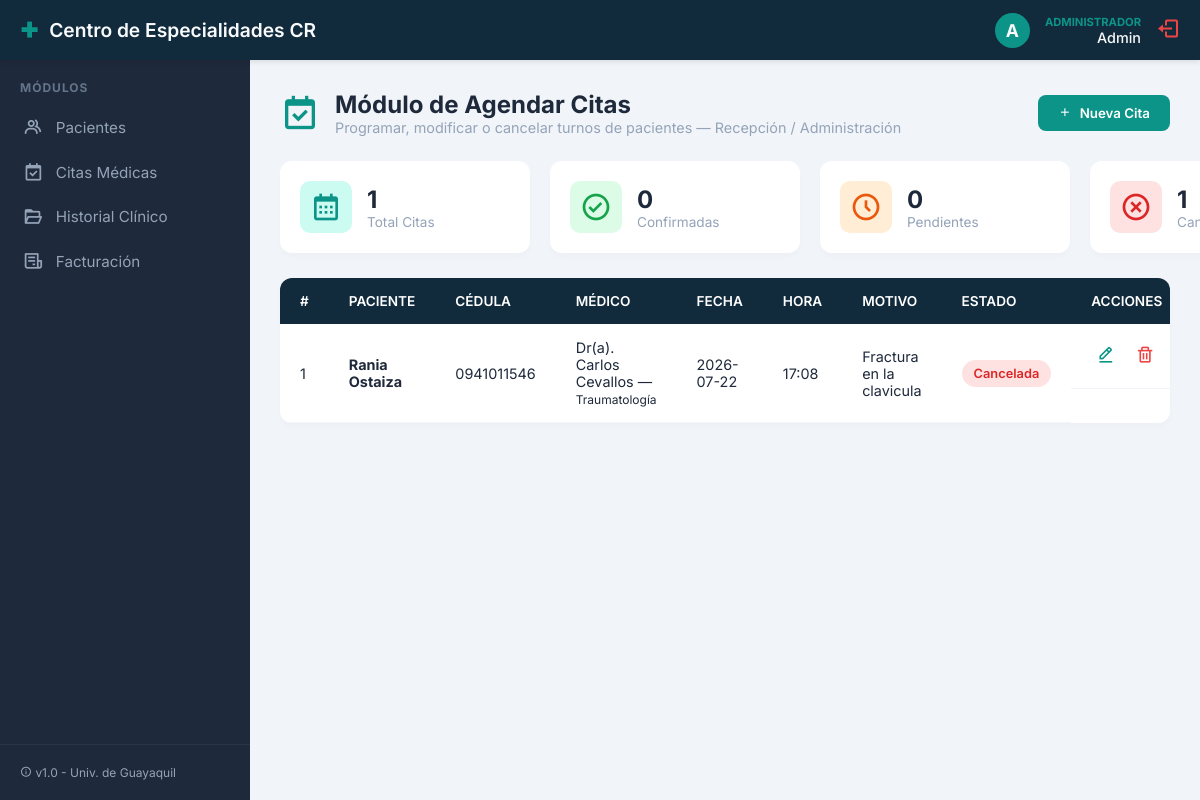
Page /public/index.php?url=citas (signed in) on the committed database.
### tables this page shows
CREATE TABLE `citas_medicas` (
  `id` int(11) NOT NULL,
  `paciente_id` int(11) NOT NULL,
  `medico_id` int(11) NOT NULL,
  `fecha` date NOT NULL,
  `hora` time NOT NULL,
  `motivo` text NOT NULL,
  `registrado_por` int(11) DEFAULT NULL,
  `estado` enum('Pendiente','Confirmada','Atendida','Cancelada') DEFAULT 'Pendiente',
  `created_at` timestamp NOT NULL DEFAULT current_timestamp()
);

CREATE TABLE `pacientes` (
  `id` int(11) NOT NULL,
  `cedula_identidad` varchar(20) NOT NULL,
  `nombre` varchar(100) NOT NULL,
  `apellido` varchar(100) NOT NULL,
  `fecha_nacimiento` date NOT NULL,
  `telefono` varchar(20) NOT NULL,
  `correo` varchar(100) DEFAULT NULL,
  `created_at` timestamp NOT NULL DEFAULT current_timestamp()
);

CREATE TABLE `medicos` (
  `id` int(11) NOT NULL,
  `nombre` varchar(100) NOT NULL,
  `apellido` varchar(100) NOT NULL,
  `especialidad` varchar(100) DEFAULT NULL,
  `telefono` varchar(20) DEFAULT NULL
);

### app/controller/CitaController.php (called while the page is built, shortened)
<?php
require_once '../app/models/Cita.php';
class CitaController {
    public function index() {
        $citas = Cita::listarTodas();
        $estadisticas = Cita::obtenerEstadisticas();
        require_once '../app/views/citas.php';
    }
}

### app/models/Cita.php (called while the page is built, shortened)
<?php
class Cita
{
    public static function listarTodas()
    {
        $db = Database::conectar();
        $sql = "SELECT cm.*,
                       p.nombre as paciente_nombre, p.apellido as paciente_apellido, p.cedula_identidad,
                       m.nombre as medico_nombre, m.apellido as medico_apellido, m.especialidad
                FROM citas_medicas cm
                INNER JOIN pacientes p ON cm.paciente_id = p.id
                INNER JOIN medicos m ON cm.medico_id = m.id
                ORDER BY cm.fecha DESC, cm.hora DESC";
        $stmt = $db->query($sql);
        return $stmt->fetchAll();
    }
    public static function obtenerEstadisticas()
    {
        $db = Database::conectar();
        $sql = "SELECT
                COUNT(*) as total,
                SUM(CASE WHEN estado = 'Confirmada' THEN 1 ELSE 0 END) as confirmadas,
                SUM(CASE WHEN estado = 'Pendiente' THEN 1 ELSE 0 END) as pendientes,
                SUM(CASE WHEN estado = 'Cancelada' THEN 1 ELSE 0 END) as canceladas
                FROM citas_medicas";
        return $db->query($sql)->fetch();
    }
}

### app/views/citas.php (the view, shortened to what this page needs)
<?php require_once 'layouts/header.php'; ?>
<?php require_once 'layouts/sidebar.php'; ?>
<link rel="stylesheet" href="<?= URL_BASE ?>css/pacientes.css">
<link rel="stylesheet" href="<?= URL_BASE ?>css/citas.css">
<div class="page-content">
    <div class="page-header">
        <div class="page-title">
            <i class='bx bx-calendar-check'></i>
            <div>
                <h2>Módulo de Agendar Citas</h2>
                <p>Programar, modificar o cancelar turnos de pacientes — Recepción / Administración</p>
            </div>
        </div>
        <button class="btn-primary" onclick="abrirModal()">
            <i class='bx bx-plus'></i> Nueva Cita
        </button>
    </div>
    <div class="indicator-cards">
        <div class="card-stat">
            <i class='bx bx-calendar' style="color: #0d9488; background: #ccfbf1;"></i>
            <div class="stat-info">
                <h3><?= $estadisticas['total'] ?? 0 ?></h3>
                <p>Total Citas</p>
            </div>
        </div>
        <div class="card-stat">
            <i class='bx bx-check-circle' style="color: #16a34a; background: #dcfce7;"></i>
            <div class="stat-info">
                <h3><?= $estadisticas['confirmadas'] ?? 0 ?></h3>
                <p>Confirmadas</p>
            </div>
        </div>
        <div class="card-stat">
            <i class='bx bx-time-five' style="color: #ea580c; background: #ffedd5;"></i>
            <div class="stat-info">
                <h3><?= $estadisticas['pendientes'] ?? 0 ?></h3>
                <p>Pendientes</p>
            </div>
        </div>
        <div class="card-stat">
            <i class='bx bx-x-circle' style="color: #dc2626; background: #fee2e2;"></i>
            <div class="stat-info">
                <h3><?= $estadisticas['canceladas'] ?? 0 ?></h3>
                <p>Canceladas</p>
            </div>
        </div>
    </div>
    <div class="table-container">
        <table class="data-table">
            <thead>
                <tr>
                    <th>#</th>
                    <th>PACIENTE</th>
                    <th>CÉDULA</th>
                    <th>MÉDICO</th>
                    <th>FECHA</th>
                    <th>HORA</th>
                    <th>MOTIVO</th>
                    <th>ESTADO</th>
                    <th>ACCIONES</th>
                </tr>
            </thead>
            <tbody>
                <?php if (empty($citas)): ?>
                    <tr>
                        <td colspan="9" style="text-align: center;">No hay citas agendadas.</td>
                    </tr>
                <?php else: ?>
                    <?php $contador = 1;
                    foreach ($citas as $c): ?>
                        <tr>
                            <td><?= $contador++ ?></td>
                            <td>
                                <strong><?= $c['paciente_nombre'] . ' ' . $c['paciente_apellido'] ?></strong>
                            </td>
                            <td><?= $c['cedula_identidad'] ?></td>
                            <td>Dr(a). <?= $c['medico_nombre'] . ' ' . $c['medico_apellido'] ?> &mdash; <small><?= $c['especialidad'] ?></small></td>
                            <td><?= $c['fecha'] ?></td>
                            <td><?= substr($c['hora'], 0, 5) ?></td>
                            <td><?= $c['motivo'] ?></td>
                            <td>
                                <span class="badge badge-<?= strtolower($c['estado']) ?>"><?= $c['estado'] ?></span>
                            </td>
                            <td class="actions-cell">
                                <button class="btn-icon edit" onclick='abrirModalEditar(<?= json_encode($c) ?>)' title="Editar">
                                    <i class='bx bx-edit-alt'></i>
                                </button>
                                <button class="btn-icon delete" onclick="confirmarEliminacion(<?= $c['id'] ?>)" title="Eliminar">
                                    <i class='bx bx-trash'></i>
                                </button>
                            </td>
                        </tr>
                    <?php endforeach; ?>
                <?php endif; ?>
            </tbody>
        </table>
    </div>
</div>
<?php require_once 'layouts/footer.php'; ?>

### public/css/global.css (style rules this page uses)
:root { --primary-color: #0d9488; --bg-dark-blue: #112B3C; --bg-sidebar: #1e293b; --bg-body: #f1f5f9; --text-dark: #1e293b; --text-light: #f8fafc; --text-muted: #94a3b8; }
* { margin: 0; padding: 0; box-sizing: border-box; font-family: 'Inter', sans-serif; }
body { background-color: var(--bg-body); color: var(--text-dark); }

### public/css/pacientes.css (style rules this page uses)
.page-content { padding-bottom: 40px; }
.page-header { display: flex; justify-content: space-between; align-items: center; margin-bottom: 25px; }
.page-title { display: flex; align-items: center; gap: 15px; }
.page-title i { font-size: 2.5rem; color: var(--primary-color); }
.page-title h2 { font-size: 1.5rem; color: var(--text-dark); }
.page-title p { color: var(--text-muted); font-size: 0.9rem; }
.btn-primary { background-color: var(--primary-color); color: white; border: none; padding: 10px 20px; border-radius: 8px; cursor: pointer; font-weight: 600; display: flex; align-items: center; gap: 8px; transition: 0.3s; }
.indicator-cards { display: flex; gap: 20px; margin-bottom: 25px; }
.card-stat { background: white; padding: 20px; border-radius: 12px; display: flex; align-items: center; gap: 15px; box-shadow: 0 4px 6px rgba(0,0,0,0.02); min-width: 250px; }
.card-stat i { font-size: 2rem; color: var(--primary-color); background: #f0fdfa; padding: 10px; border-radius: 10px; }
.stat-info h3 { font-size: 1.5rem; color: var(--text-dark); }
.stat-info p { font-size: 0.85rem; color: var(--text-muted); }
.table-container { background: white; border-radius: 12px; overflow: hidden; box-shadow: 0 4px 6px rgba(0,0,0,0.02); }
.data-table { width: 100%; border-collapse: collapse; }
.data-table th { background-color: var(--bg-dark-blue); color: white; text-align: left; padding: 15px 20px; font-size: 0.85rem; font-weight: 600; }
.data-table td { padding: 15px 20px; border-bottom: 1px solid #f1f5f9; color: var(--text-dark); font-size: 0.9rem; vertical-align: middle; }
.actions-cell { display: flex; gap: 10px; }
.btn-icon { background: none; border: none; cursor: pointer; font-size: 1.2rem; padding: 5px; border-radius: 5px; transition: 0.2s; }
.btn-icon.edit { color: var(--primary-color); }
.btn-icon.delete { color: #ef4444; }

### public/css/citas.css (style rules this page uses)
.badge { padding: 6px 12px; border-radius: 20px; font-size: 0.8rem; font-weight: 600; display: inline-block; text-align: center; }
.badge-cancelada { background-color: #fee2e2; color: #dc2626; }

### rows in the picture
citas_medicas: paciente.nombre "Rania", paciente.apellido "Ostaiza", paciente.cedula_identidad "0941011546", medico.nombre "Carlos", medico.apellido "Cevallos", medico.especialidad "Traumatología", fecha "2026-07-22", hora "17:08", motivo "Fractura en la clavicula", estado "Cancelada"

### other values in the picture
substr($_SESSION['usuario_nombre'], 0, 1) "A"
$_SESSION['usuario_rol'] "ADMINISTRADOR"
$_SESSION['usuario_nombre'] "Admin"
$estadisticas['total'] "1"
$estadisticas['confirmadas'] "0"
$estadisticas['pendientes'] "0"
$estadisticas['canceladas'] "1"
